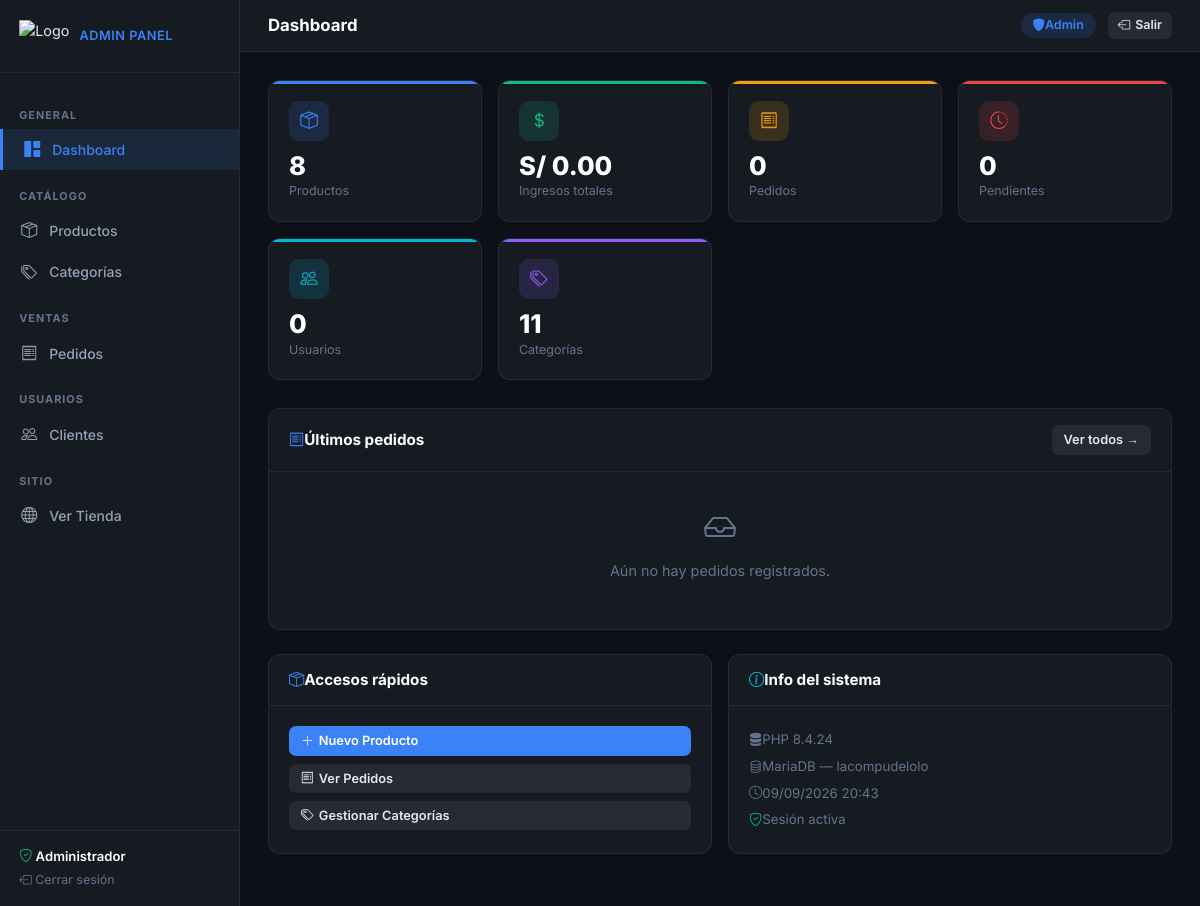
Page /admin.php (signed in) on the earlier database version.
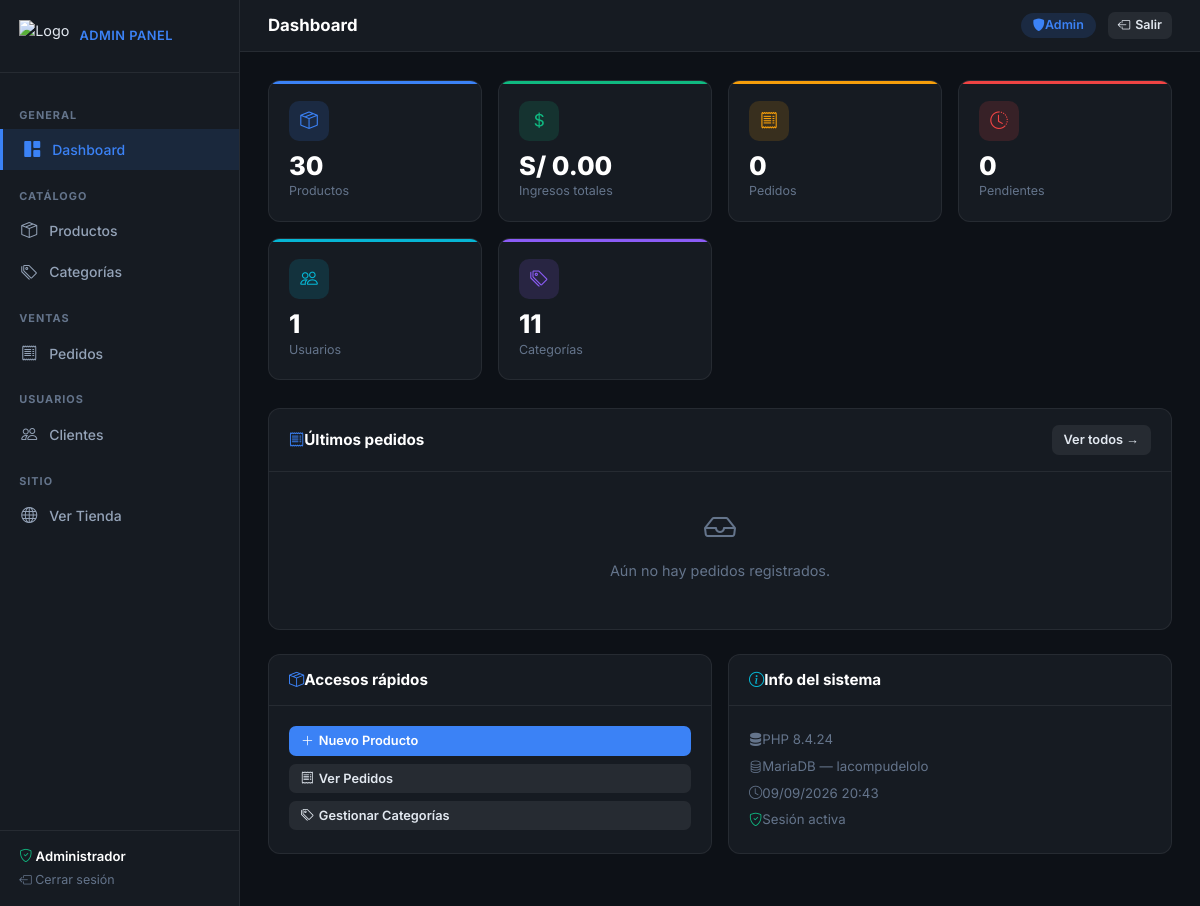
Same page on the later database version.
### tables this page shows
CREATE TABLE `productos` (
  `id` int(11) NOT NULL AUTO_INCREMENT,
  `nombre` varchar(255) NOT NULL,
  `descripcion` text,
  `precio` decimal(10,2) NOT NULL,
  `precio_oferta` decimal(10,2) DEFAULT NULL,
  `imagen` varchar(255) NOT NULL,
  `categoria_id` int(11) NOT NULL,
  `stock` int(11) NOT NULL DEFAULT '0',
  `destacado` tinyint(1) DEFAULT '0',
  `fecha_creacion` timestamp NULL DEFAULT CURRENT_TIMESTAMP,
  `activo` tinyint(1) DEFAULT '1',
  PRIMARY KEY (`id`),
  KEY `categoria_id` (`categoria_id`)
);

### admin.php (the view, shortened to what the changed rows need)
<?php
include('conexion.php');
$login_error = '';
$logged = isset($_SESSION['admin_logged']) && $_SESSION['admin_logged'] === true;
if ($logged) {
    $stats = [];
    $stats['productos']  = $conexion->query("SELECT COUNT(*) c FROM productos")->fetch_assoc()['c'];
    $stats['usuarios']   = $conexion->query("SELECT COUNT(*) c FROM usuarios")->fetch_assoc()['c'];
    $stats['pedidos']    = $conexion->query("SELECT COUNT(*) c FROM pedidos")->fetch_assoc()['c'];
    $stats['categorias'] = $conexion->query("SELECT COUNT(*) c FROM categorias")->fetch_assoc()['c'];
    $r = $conexion->query("SELECT SUM(total) s FROM pedidos WHERE estado != 'cancelado'");
    $stats['ingresos']   = number_format((float)($r->fetch_assoc()['s'] ?? 0), 2);
    $stats['pendientes'] = $conexion->query("SELECT COUNT(*) c FROM pedidos WHERE estado='pendiente'")->fetch_assoc()['c'];
    $productos  = $conexion->query("SELECT p.*, c.nombre cat FROM productos p LEFT JOIN categorias c ON p.categoria_id=c.id ORDER BY p.id DESC")->fetch_all(MYSQLI_ASSOC);
    $ultimos_pedidos = $conexion->query("SELECT p.*, u.nombre u_nombre FROM pedidos p LEFT JOIN usuarios u ON p.usuario_id=u.id ORDER BY p.id DESC LIMIT 5")->fetch_all(MYSQLI_ASSOC);
}
?>
<!DOCTYPE html>
<html lang="es">
<head>
<link rel="stylesheet" href="https://cdn.jsdelivr.net/npm/bootstrap@4.6.2/dist/css/bootstrap.min.css">
<link rel="stylesheet" href="https://cdn.jsdelivr.net/npm/bootstrap-icons@1.11.3/font/bootstrap-icons.css">
</head>
<body>
<?php if (!$logged): ?>
<div class="login-page">
    <div class="login-box">
        <div class="text-center mb-4">
            <img src="./img/logo-clean.png" alt="Logo" style="height:44px; margin-bottom:1rem;">
            <h2>Panel Administrador</h2>
            <p style="color:var(--muted); font-size:.85rem; margin:0;">Acceso restringido — solo personal autorizado</p>
        </div>
        <?php if ($login_error): ?>
        <div style="background:rgba(239,68,68,0.12); border:1px solid rgba(239,68,68,0.3); color:#fca5a5; border-radius:8px; padding:.65rem 1rem; font-size:.85rem; margin-bottom:1rem;">
            <i class="bi bi-exclamation-triangle-fill me-1"></i> <?= htmlspecialchars($login_error) ?>
        </div>
        <?php endif; ?>
        <form method="POST">
            <input type="hidden" name="admin_login" value="1">
            <div class="mb-3">
                <label>Usuario</label>
                <div style="position:relative;">
                    <i class="bi bi-person" style="position:absolute;left:10px;top:50%;transform:translateY(-50%);color:var(--muted);"></i>
                    <input type="text" name="admin_user" class="form-control" style="padding-left:34px;" placeholder="admin" autocomplete="off" required>
                </div>
            </div>
            <div class="mb-4">
                <label>Contraseña</label>
                <div style="position:relative;">
                    <i class="bi bi-lock" style="position:absolute;left:10px;top:50%;transform:translateY(-50%);color:var(--muted);"></i>
                    <input type="password" name="admin_pass" class="form-control" style="padding-left:34px;" placeholder="••••••••" required>
                </div>
            </div>
            <button type="submit" style="width:100%; padding:.65rem; background:var(--primary); color:#fff; border:none; border-radius:8px; font-weight:700; font-size:.95rem; cursor:pointer; transition:opacity .2s;" onmouseover="this.style.opacity='.85'" onmouseout="this.style.opacity='1'">
                <i class="bi bi-shield-lock me-1"></i> Ingresar al Panel
            </button>
        </form>
        <p style="text-align:center; margin-top:1.5rem; color:var(--muted); font-size:.78rem;">
            <i class="bi bi-arrow-left me-1"></i><a href="index.php" style="color:var(--muted); text-decoration:none;">Volver al sitio</a>
        </p>
    </div>
</div>
<?php else:  ?>
<div class="admin-wrap">
<aside class="sidebar">
    <div class="sidebar-brand">
        <img src="./img/logo-clean.png" alt="Logo">
        <span>Admin Panel</span>
    </div>
    <nav>
        <div class="nav-section">General</div>
        <a class="nav-link active" onclick="showSection('dashboard')">
            <i class="bi bi-grid-1x2-fill"></i> Dashboard
        </a>
        <div class="nav-section">Catálogo</div>
        <a class="nav-link" onclick="showSection('productos')">
            <i class="bi bi-box-seam"></i> Productos
        </a>
        <a class="nav-link" onclick="showSection('categorias')">
            <i class="bi bi-tags"></i> Categorías
        </a>
        <div class="nav-section">Ventas</div>
        <a class="nav-link" onclick="showSection('pedidos')">
            <i class="bi bi-receipt"></i> Pedidos
        </a>
        <div class="nav-section">Usuarios</div>
        <a class="nav-link" onclick="showSection('usuarios')">
            <i class="bi bi-people"></i> Clientes
        </a>
        <div class="nav-section">Sitio</div>
        <a class="nav-link" href="index.php" target="_blank">
            <i class="bi bi-globe"></i> Ver Tienda
        </a>
    </nav>
    <div class="sidebar-footer">
        <div style="color:#fff; font-size:.82rem; font-weight:600; margin-bottom:4px;">
            <i class="bi bi-shield-check me-1" style="color:var(--success);"></i> Administrador
        </div>
        <a href="?logout=1" style="color:var(--muted); font-size:.78rem; text-decoration:none;">
            <i class="bi bi-box-arrow-left me-1"></i> Cerrar sesión
        </a>
    </div>
</aside>
<div class="main-content">
    <div class="topbar">
        <span class="topbar-title" id="topbarTitle">Dashboard</span>
        <div class="topbar-right">
            <span class="admin-badge"><i class="bi bi-shield-fill me-1"></i>Admin</span>
            <a href="?logout=1" class="btn-admin btn-ghost" style="font-size:.78rem; padding:4px 10px; text-decoration:none;">
                <i class="bi bi-box-arrow-left"></i> Salir
            </a>
        </div>
    </div>
    <div class="content-area">
        <div class="section active" id="section-dashboard">
            <div class="stat-grid">
                <div class="stat-card blue">
                    <div class="stat-icon blue"><i class="bi bi-box-seam"></i></div>
                    <div class="stat-value"><?= $stats['productos'] ?></div>
                    <div class="stat-label">Productos</div>
                </div>
                <div class="stat-card green">
                    <div class="stat-icon green"><i class="bi bi-currency-dollar"></i></div>
                    <div class="stat-value">S/ <?= $stats['ingresos'] ?></div>
                    <div class="stat-label">Ingresos totales</div>
                </div>
                <div class="stat-card yellow">
                    <div class="stat-icon yellow"><i class="bi bi-receipt"></i></div>
                    <div class="stat-value"><?= $stats['pedidos'] ?></div>
                    <div class="stat-label">Pedidos</div>
                </div>
                <div class="stat-card red">
                    <div class="stat-icon red"><i class="bi bi-clock-history"></i></div>
                    <div class="stat-value"><?= $stats['pendientes'] ?></div>
                    <div class="stat-label">Pendientes</div>
                </div>
                <div class="stat-card cyan">
                    <div class="stat-icon cyan"><i class="bi bi-people"></i></div>
                    <div class="stat-value"><?= $stats['usuarios'] ?></div>
                    <div class="stat-label">Usuarios</div>
                </div>
                <div class="stat-card purple">
                    <div class="stat-icon purple"><i class="bi bi-tags"></i></div>
                    <div class="stat-value"><?= $stats['categorias'] ?></div>
                    <div class="stat-label">Categorías</div>
                </div>
            </div>
            <div class="panel">
                <div class="panel-header">
                    <h6 class="panel-title"><i class="bi bi-receipt me-2" style="color:var(--primary);"></i>Últimos pedidos</h6>
                    <button class="btn-admin btn-ghost" onclick="showSection('pedidos')">Ver todos →</button>
                </div>
                <div class="panel-body" style="padding:0;">
                    <?php if (empty($ultimos_pedidos)): ?>
                        <div style="padding:2rem; text-align:center; color:var(--muted);">
                            <i class="bi bi-inbox" style="font-size:2rem;"></i>
                            <p style="margin-top:.5rem;">Aún no hay pedidos registrados.</p>
                        </div>
                    <?php endif; ?>
                </div>
            </div>
            <div style="display:grid; grid-template-columns:1fr 1fr; gap:1rem;">
                <div class="panel">
                    <div class="panel-header">
                        <h6 class="panel-title"><i class="bi bi-box-seam me-2" style="color:var(--primary);"></i>Accesos rápidos</h6>
                    </div>
                    <div class="panel-body">
                        <button class="btn-admin btn-primary-admin mb-2 w-100" onclick="openProductoModal()">
                            <i class="bi bi-plus-lg"></i> Nuevo Producto
                        </button>
                        <button class="btn-admin btn-ghost mb-2 w-100" onclick="showSection('pedidos')">
                            <i class="bi bi-receipt"></i> Ver Pedidos
                        </button>
                        <button class="btn-admin btn-ghost w-100" onclick="showSection('categorias')">
                            <i class="bi bi-tags"></i> Gestionar Categorías
                        </button>
                    </div>
                </div>
                <div class="panel">
                    <div class="panel-header">
                        <h6 class="panel-title"><i class="bi bi-info-circle me-2" style="color:var(--info);"></i>Info del sistema</h6>
                    </div>
                    <div class="panel-body" style="font-size:.83rem; color:var(--muted); line-height:2;">
                        <div><i class="bi bi-server me-2"></i>PHP <?= PHP_VERSION ?></div>
                        <div><i class="bi bi-database me-2"></i>MariaDB — lacompudelolo</div>
                        <div><i class="bi bi-clock me-2"></i><?= date('d/m/Y H:i') ?></div>
                        <div><i class="bi bi-shield-check me-2" style="color:var(--success);"></i>Sesión activa</div>
                    </div>
                </div>
            </div>
        </div>
    </div>
</div>
</div>
<?php endif; ?>
</body>
</html>

Differences in the rows shown:
no longer on this page (row edited): productos: id "8", destacado "0", categoria "11"
added productos: id "30", destacado "0", activo "1", categoria "11"
